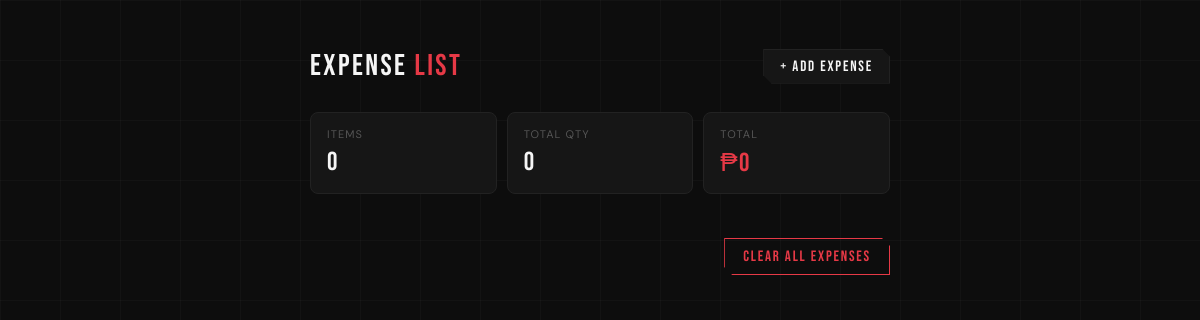
/list, run on an earlier commit of the app's database.
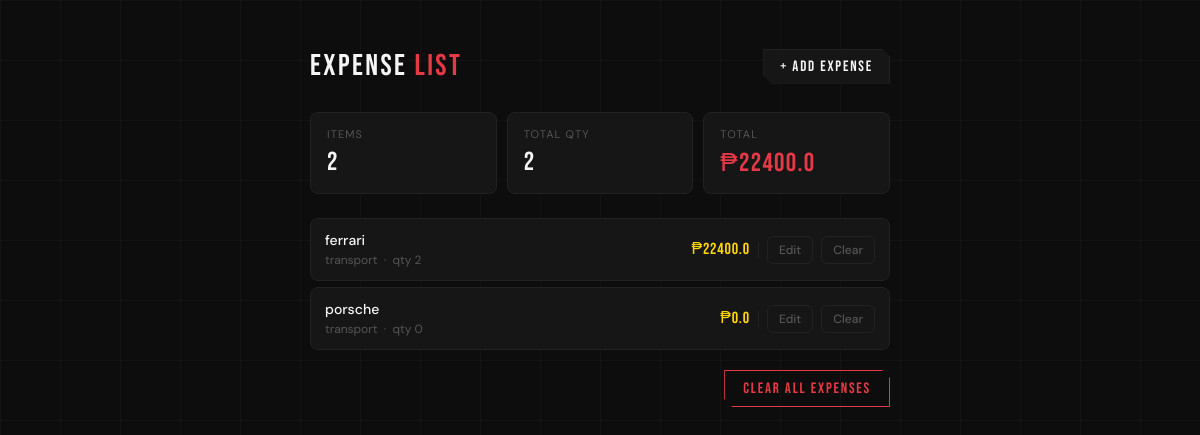
And on a later commit of the database.
### tables this page shows
CREATE TABLE items (
        item_id TEXT PRIMARY KEY,
        name TEXT,
        brand TEXT,
        ETA TEXT,
        price REAL,
        quantity INTEGER,
        amount REAL
    );

### app.py (the view)
@app.route("/list")
def list_items():
    conn = get_db()
    cursor = conn.cursor()
    cursor.execute("SELECT * FROM items")
    rows = cursor.fetchall()
    conn.close()
    items = [dict(row) for row in rows]
    total = sum(item["amount"] for item in items)
    return render_template("list.html", items=items, total=total)

### app.py (called while the page is built)
def get_db():
    conn = sqlite3.connect("database.db")
    conn.row_factory = sqlite3.Row
    return conn

### templates/list.html (shortened to what this page needs)
<!doctype html>
<html>
  <head>
  </head>
  <body>
    <div class="wrap">
      <div class="top">
        <h1>Expense <span>List</span></h1>
        <a href="/add_items">+ Add Expense</a>
      </div>
      <div class="stats">
        <div class="stat">
          <div class="stat-label">Items</div>
          <div class="stat-value">{{ items | length }}</div>
        </div>
        <div class="stat">
          <div class="stat-label">Total qty</div>
          <div class="stat-value">{{ items | sum(attribute='quantity') }}</div>
        </div>
        <div class="stat">
          <div class="stat-label">Total</div>
          <div class="stat-value">₱{{ total }}</div>
        </div>
      </div>
      <div class="list">
        {% for item in items %}
        <div class="row">
          <div class="row-left">
            <span class="row-name">{{ item.name }}</span>
            <span class="row-meta"
              >{{ item.brand }} &nbsp;·&nbsp; qty {{ item.quantity }}</span
            >
          </div>
          <div class="row-right">
            <span class="row-amount">₱{{ item.amount }}</span>
            <form action="/edit/{{ item['item_id'] }}">
              <button type="submit" class="btn-action">Edit</button>
            </form>
            <form action="/delete/{{ item['item_id'] }}" method="POST">
              <button type="submit" class="btn-action danger">Clear</button>
            </form>
          </div>
        </div>
        {% endfor %}
      </div>
      <div class="footer">
        <form action="/clear" method="POST">
          <button type="submit" class="btn-clear-all">
            Clear All Expenses
          </button>
        </form>
      </div>
    </div>
  </body>
</html>

### templates/list.html (style rules this page uses)
:root { --red: #e63946; --dark: #0d0d0d; --card: #161616; --muted: #555555; --white: #f5f5f5; --accent: #ffd60a; --border: #222222; --hover: #1e1e1e; }
* { box-sizing: border-box; margin: 0; padding: 0; }
body { font-family: "DM Sans", sans-serif; background: var(--dark); background-image: linear-gradient(rgba(255, 255, 255, 0.025) 1px, transparent 1px), linear-gradient( 90deg, rgba(255, 255, 255, 0.025) 1px, transparent 1px ); background-size: 60px 60px; padding: 3rem 1rem; color: var(--white); }
.wrap { max-width: 580px; margin: 0 auto; }
.top { display: flex; align-items: center; justify-content: space-between; margin-bottom: 1.75rem; }
.top h1 { font-family: "Bebas Neue", sans-serif; font-size: 30px; font-weight: 400; letter-spacing: 0.08em; color: var(--white); }
.top h1 span { color: var(--red); }
.top a { font-family: "Bebas Neue", sans-serif; font-size: 15px; letter-spacing: 0.12em; color: var(--white); text-decoration: none; border: 1px solid var(--border); border-radius: 0; padding: 7px 16px; background: var(--card); clip-path: polygon( 0 0, calc(100% - 8px) 0, 100% 8px, 100% 100%, 8px 100%, 0 calc(100% - 8px) ); transition: background 0.2s ease, color 0.2s ease; }
.stats { display: grid; grid-template-columns: repeat(3, 1fr); gap: 10px; margin-bottom: 1.5rem; }
.stat { background: var(--card); border: 1px solid var(--border); border-radius: 8px; padding: 14px 16px; transition: border-color 0.2s ease; }
.stat-label { font-size: 11px; color: var(--muted); letter-spacing: 0.1em; text-transform: uppercase; margin-bottom: 6px; }
.stat-value { font-family: "Bebas Neue", sans-serif; font-size: 26px; font-weight: 400; letter-spacing: 0.05em; color: var(--white); }
.stat:last-child .stat-value { color: var(--red); }
.list { display: flex; flex-direction: column; gap: 6px; }
.row { display: grid; grid-template-columns: 1fr auto; align-items: center; gap: 12px; background: var(--card); border: 1px solid var(--border); border-radius: 8px; padding: 12px 14px; transition: border-color 0.2s ease; }
.row-left { display: flex; flex-direction: column; gap: 3px; }
.row-name { font-size: 14px; font-weight: 500; color: var(--white); }
.row-meta { font-size: 12px; color: var(--muted); }
.row-right { display: flex; align-items: center; gap: 8px; }
.row-amount { font-family: "Bebas Neue", sans-serif; font-size: 16px; letter-spacing: 0.05em; color: var(--accent); min-width: 64px; text-align: right; }
.btn-action { font-family: "DM Sans", sans-serif; font-size: 12px; font-weight: 500; padding: 5px 11px; border-radius: 6px; border: 1px solid var(--border); background: transparent; color: var(--muted); cursor: pointer; white-space: nowrap; transition: background 0.2s ease, color 0.2s ease, border-color 0.2s ease; }
.footer { display: flex; justify-content: flex-end; margin-top: 1.25rem; }
.btn-clear-all { font-family: "Bebas Neue", sans-serif; font-size: 15px; letter-spacing: 0.12em; padding: 8px 18px; border: 1px solid var(--red); border-radius: 0; clip-path: polygon( 0 0, calc(100% - 8px) 0, 100% 8px, 100% 100%, 8px 100%, 0 calc(100% - 8px) ); background: transparent; color: var(--red); cursor: pointer; transition: background 0.2s ease, color 0.2s ease; }

What changed in the data, as far as the page shows it:
added items: name "ferrari", brand "transport", quantity "2", amount "22400.0"
added items: name "porsche", brand "transport", quantity "0", amount "0.0"
Also different on the page:
{{ items | length }}: "0" → "2"
{{ items | sum(attribute='quantity') }}: "0" → "2"
{{ total }}: "0" → "22400.0"
